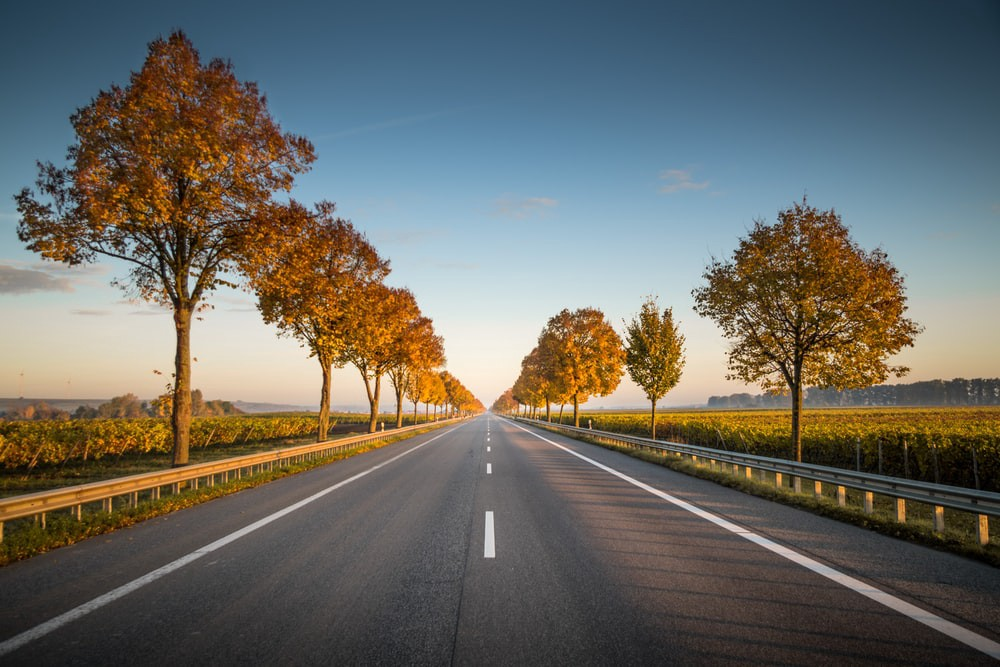
#> input picture Lane.jpg, 1000 x 667 px
$ python test.py
#> lines starting #> are read from the running program, lines starting #| are printed output that depends on the picture; after the words box and inside, x2 and y2 are one past the last pixel; in counts of white or black regions, pixels touching at a corner belong together
import cv2 as cv
import numpy as np

lane = cv.imread('Lane.jpg')
#> lane is the input picture: shape (667, 1000, 3); mean B, G, R 99.1, 105.8, 106.5
lane = cv.resize(lane, (0, 0), fx = 0.25, fy = 0.25)
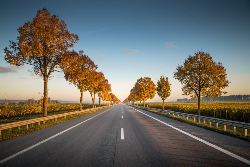
#> lane: shape (167, 250, 3); mean B, G, R 99.1, 105.8, 106.5
hsv = cv.cvtColor(lane, cv.COLOR_BGR2HSV)
#> hsv: shape (167, 250, 3); mean H, S, V 59.2, 91.8, 125

def empty(v):
    pass
##設定調整視窗
cv.namedWindow('Find the value of hsv')
##設定視窗寬度
cv.resizeWindow('Find the value of hsv', 640, 320)

cv.createTrackbar('Hue Min', 'Find the value of hsv', 0, 179, empty)
#> slider 'Hue Min' is set to 35
cv.createTrackbar('Hue Max', 'Find the value of hsv', 179, 179, empty)
cv.createTrackbar('Sat Min', 'Find the value of hsv', 0, 255, empty)
#> slider 'Sat Min' is set to 51
cv.createTrackbar('Sat Max', 'Find the value of hsv', 255, 255, empty)
cv.createTrackbar('Val Min', 'Find the value of hsv', 0, 255, empty)
#> slider 'Val Min' is set to 51
cv.createTrackbar('Val Max', 'Find the value of hsv',255, 255, empty)

while True:
    h_min = cv.getTrackbarPos('Hue Min', 'Find the value of hsv')
    h_max = cv.getTrackbarPos('Hue Max', 'Find the value of hsv')
    s_min = cv.getTrackbarPos('Sat Min', 'Find the value of hsv')
    s_max = cv.getTrackbarPos('Sat Max', 'Find the value of hsv')
    v_min = cv.getTrackbarPos('Val Min', 'Find the value of hsv')
    v_max = cv.getTrackbarPos('Val Max', 'Find the value of hsv')
    print(h_min, h_max, s_min, s_max, v_min, v_max)

    lower = np.array([h_min, s_min, v_min])
    upper = np.array([h_max, s_max, v_max])

    mask = cv.inRange(hsv, lower, upper)
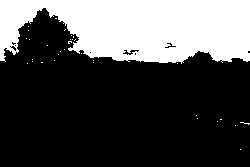
#> mask: shape (167, 250); 29.8% white; 33 white regions (32 under 20 px), largest, box (x1, y1, x2, y2) and area: (0, 0, 250, 64) 12386
    cv.imshow('lane' , lane)
    cv.imshow('hsv' , hsv)
    cv.imshow('mask', mask)
    cv.waitKey(1)
